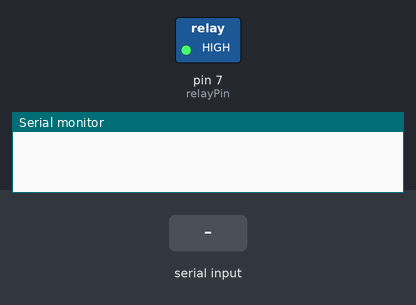
Simulated run of this sketch. Board: Arduino Uno, built with avr-gcc and run on an emulated ATmega328P. Shown: switched loads named in the sketch (green lamp = pin HIGH), the last lines printed to the serial monitor. The test bench sets the inputs (shaded band).

Above: at 1.2 s.
1.3 s: "ABRIR\n" received over Serial
At 2.5 s:
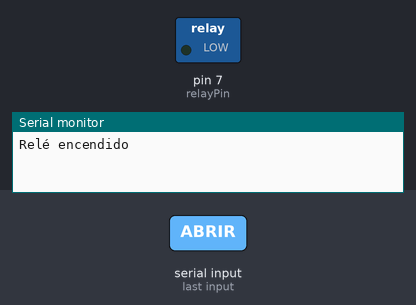
2.8 s: "1\n" received over Serial
Timing chart, 0 to 5.8 s (numbered marks = the images above; inputs shaded):
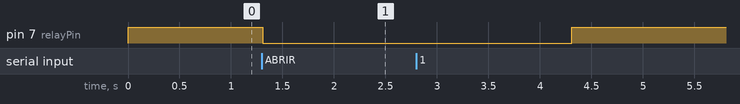

The sketch:

rele-arduino.ino
```cpp
const int relayPin = 7; // Pin GPIO al que está conectado el relé

void setup() {
  // Configurar el pin del relé como salida
  pinMode(relayPin, OUTPUT);
  // Inicialmente apagar el relé
  digitalWrite(relayPin, HIGH);

  // Inicializar la comunicación serial
  Serial.begin(9600);
}

void loop() {
  // Verificar si hay datos disponibles en el puerto serial
  if (Serial.available() > 0) {
    // Leer los datos recibidos
    String command = Serial.readStringUntil('\n');
    command.trim(); // Eliminar espacios en blanco y saltos de línea

    // Comparar el comando recibido y actuar en consecuencia
    if (command.equalsIgnoreCase("ABRIR")) {
      digitalWrite(relayPin, LOW); // Encender el relé
      Serial.println("Relé encendido");
      delay(3000); // Esperar 3 segundos
      digitalWrite(relayPin, HIGH); // Apagar el relé
      Serial.println("Relé apagado");
    } else {
      Serial.println("Comando desconocido");
    }
  }
}
```

Measured:
- after the input at 1.3 s, pin 7 (relayPin): HIGH → LOW at once
